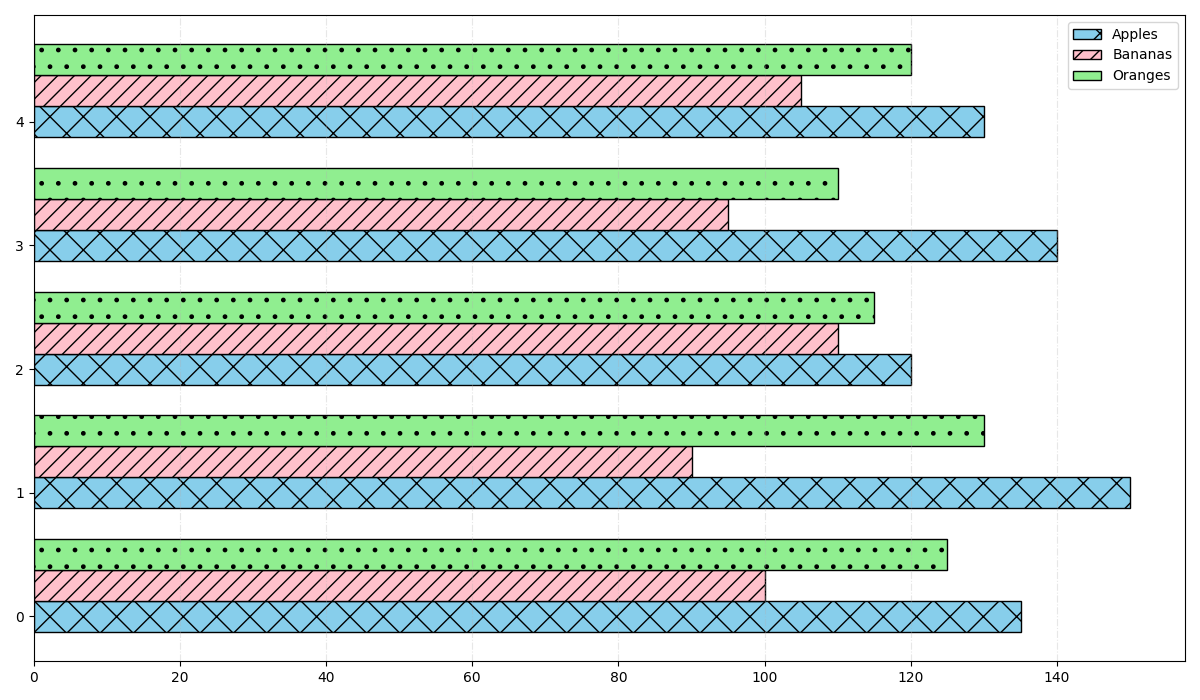

Python code for this plot:
import matplotlib.pyplot as plt
import numpy as np

years = np.arange(2018, 2023)

apples_production = [135, 150, 120, 140, 130]
bananas_production = [100, 90, 110, 95, 105]
oranges_production = [125, 130, 115, 110, 120]

bar_height = 0.25

r1 = np.arange(len(years))
r2 = [x + bar_height for x in r1]
r3 = [x + bar_height for x in r2]

fig, ax = plt.subplots(figsize=(12, 7))

# Plot horizontal bars with altered styles
ax.barh(r1, apples_production, color='skyblue', height=bar_height, edgecolor='black', hatch='x')
ax.barh(r2, bananas_production, color='pink', height=bar_height, edgecolor='black', hatch='//')
ax.barh(r3, oranges_production, color='lightgreen', height=bar_height, edgecolor='black', hatch='.')

# Adding altered grid style
ax.grid(axis='x', linestyle='-.', alpha=0.3)

# Adding a legend with altered position
ax.legend(['Apples', 'Bananas', 'Oranges'], loc='upper right')

plt.tight_layout()
plt.show()
